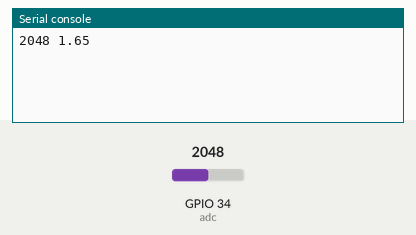
The program below on a simulated ESP32 board running MicroPython. On the bench: the last lines printed to the serial console. Inputs (shaded band) come from the test bench; at power-on: GPIO 34 (adc) = 2048 (analog values on the 0–4095 scale).

Above: at 1.2 s.
1.3 s: GPIO 34 (adc) set to 2866
At 3.9 s:
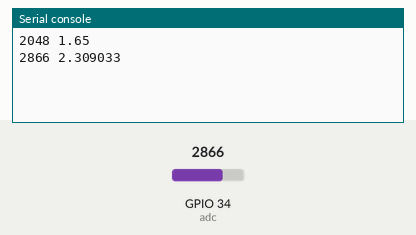
5.2 s: GPIO 34 (adc) set to 3603
At 7.4 s:
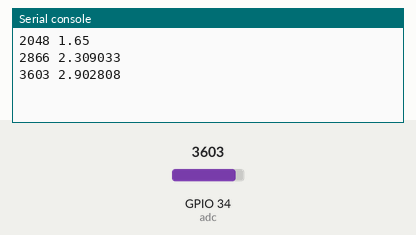
Timing chart, 0 to 8.9 s (numbered marks = the images above; inputs shaded):
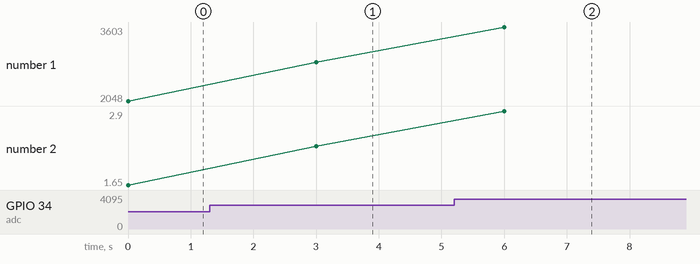

The program:

task1_basic_adc.py
```python
###########################################
# Task 1: Basic ADC
# Ag Instrumentation & IoT Class
# Dept. of Agricultural Engineering, KMITL
###########################################

from machine import ADC, Pin
from time import sleep

adc = ADC(Pin(34))

while True:
    digital = adc.read()
    voltage = digital/4096 * 3.3
    print(digital, voltage)
    sleep(3)
```

Measured:
- after the input at 1.3 s, the serial console: prints a new line after 1.7 s (image 1)
- after the input at 5.2 s, the serial console: prints a new line after 0.80 s (image 2)
- plotted number 1: 2048 → 2866 after the input at 1.3 s, 2866 → 3603 after the input at 5.2 s
- plotted number 2: 1.65 → 2.31 after the input at 1.3 s, 2.31 → 2.9 after the input at 5.2 s
